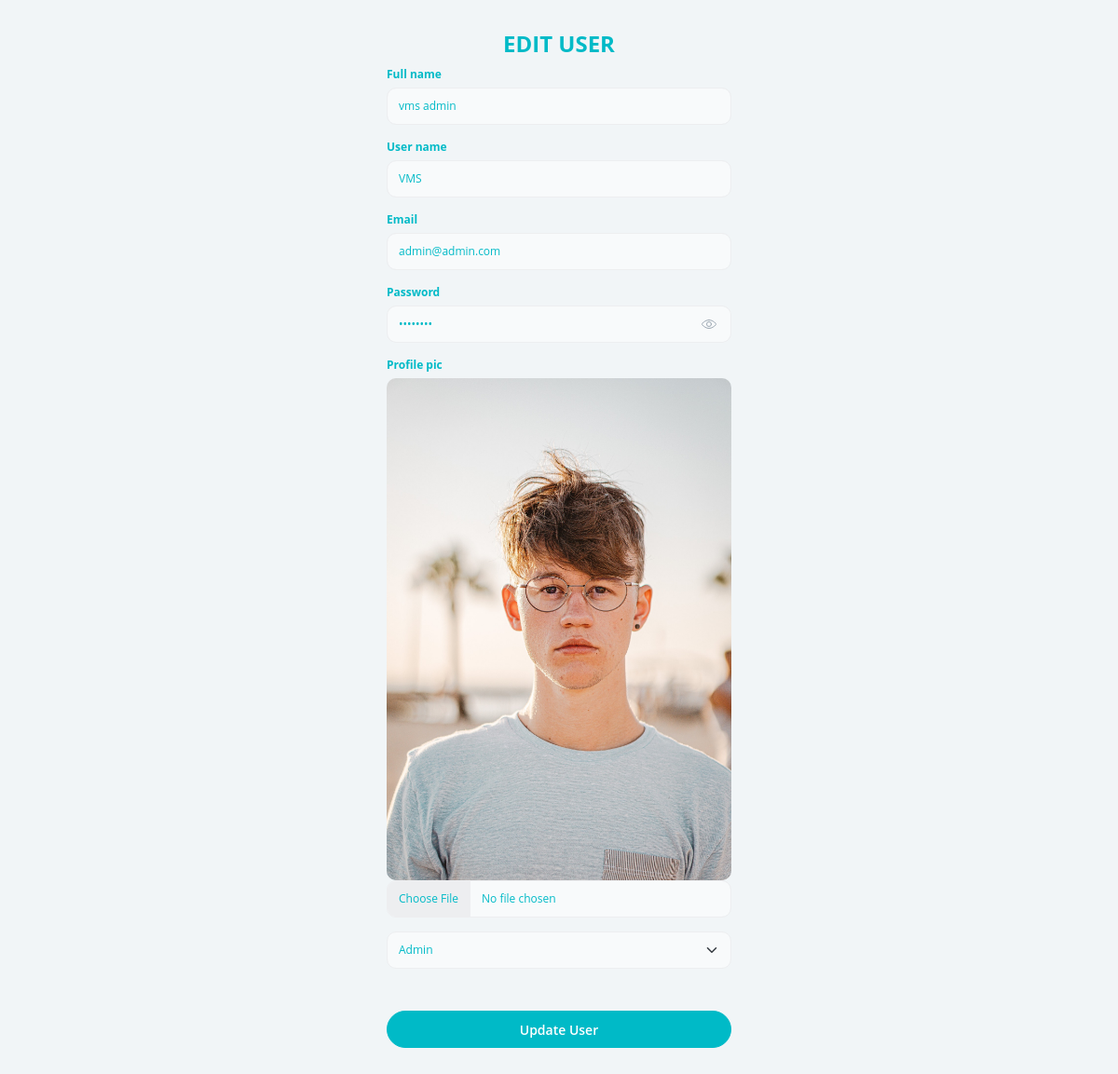
/admin/edit_user.php?uid=1, run on the app's committed database.
### tables this page shows
CREATE TABLE `user` (
  `U_id` int(11) NOT NULL,
  `Full_Name` varchar(50) NOT NULL,
  `Username` varchar(50) NOT NULL,
  `U_Email` varchar(255) NOT NULL,
  `U_Password` varchar(255) NOT NULL,
  `user_img` varchar(255) NOT NULL,
  `User_Status` int(1) NOT NULL,
  `Role` int(11) NOT NULL
);

### admin/edit_user.php (the view, shortened to what this page needs)
<?php
$user_id = $_GET['uid'];
?>
<head>
    <link rel="stylesheet" href="assets/css/theme.bundle.css" id="stylesheetLTR" />
</head>
<body class="bg-light-green">
    <main class="container" id="login">
        <div class="row align-items-center justify-content-center vh-100">
            <div class="col-11 col-sm-8 col-md-6 col-lg-5 col-xl-4 col-xxl-3 py-6">
                <h1 class="mb-2 text-center text-uppercase">
                    Edit User
                </h1>
                <?php
                include "config.php";
                $sql = "SELECT * FROM `user`
                WHERE U_id={$user_id}";
                $fetch = mysqli_query($conn, $sql) or die("Query Failed");
                if (mysqli_num_rows($fetch)) {
                    while ($row = mysqli_fetch_assoc($fetch)) {
                ?>
                        <form action="<?php $_SERVER['PHP_SELF']; ?>" method="POST" enctype="multipart/form-data">
                            <div class="row">
                                <div class="col-12">
                                    <div class="mb-4">
                                        <label class="form-label">
                                            Full name
                                        </label>
                                        <input type="text" name="fullname" class="form-control" value="<?php echo $row['Full_Name'] ?>" placeholder="Your fullname" required>
                                    </div>
                                    <div class="mb-4">
                                        <label class="form-label">
                                            User name
                                        </label>
                                        <input type="text" name="username" class="form-control" value="<?php echo $row['Username'] ?>" placeholder="Your username" required>
                                    </div>
                                </div>
                                <div class="col-12">
                                    <div class="mb-4">
                                        <label class="form-label">
                                            Email
                                        </label>
                                        <input type="email" name="email" class="form-control" value="<?php echo $row['U_Email'] ?>" placeholder="Your email address" required>
                                    </div>
                                    <div class="mb-4">
                                        <div class="row">
                                            <div class="col">
                                                <label class="form-label">
                                                    Password
                                                </label>
                                            </div>
                                        </div>
                                        <div class="input-group input-group-merge">
                                            <input type="password" name="password" class="form-control" autocomplete="off" value="<?php echo base64_decode($row['U_Password']) ?>" data-toggle-password-input placeholder="Your password" required>
                                            <button type="button" class="input-group-text px-4 text-secondary link-primary" data-toggle-password></button>
                                        </div>
                                    </div>
                                </div>
                                <div class="col-12">
                                    <div class="mb-4">
                                        <label class="form-label">
                                            Profile pic
                                        </label>
                                        <img src="./assets/admin_images/<?php echo $row['user_img'] ?>" class="img-fluid rounded">
                                        <input type="file" name="new_img" class="form-control">
                                    </div>
                                    <div class="mb-4">
                                        <select name="urole" class="form-select" aria-label="Default select example" required>
                                            <?php
                                            if ($row['Role'] == '1') {
                                                echo "<option value='1' selected>Admin</option>";
                                            }
                                            ?>
                                        </select>
                                    </div>
                                </div>
                            </div>
                            <div class="row align-items-center text-center">
                                <div class="col-12">
                                    <button type="submit" name="upd_user" class="btn w-100 btn-primary mt-6 mb-2">Update User</button>
                                </div>
                            </div>
                        </form>
                <?php
                    }
                }
                ?>
            </div>
        </div>
</body>

### data on the page
user: fullname "vms admin", username "VMS", email "admin@admin.com", user_img (picture), urole "Admin"
